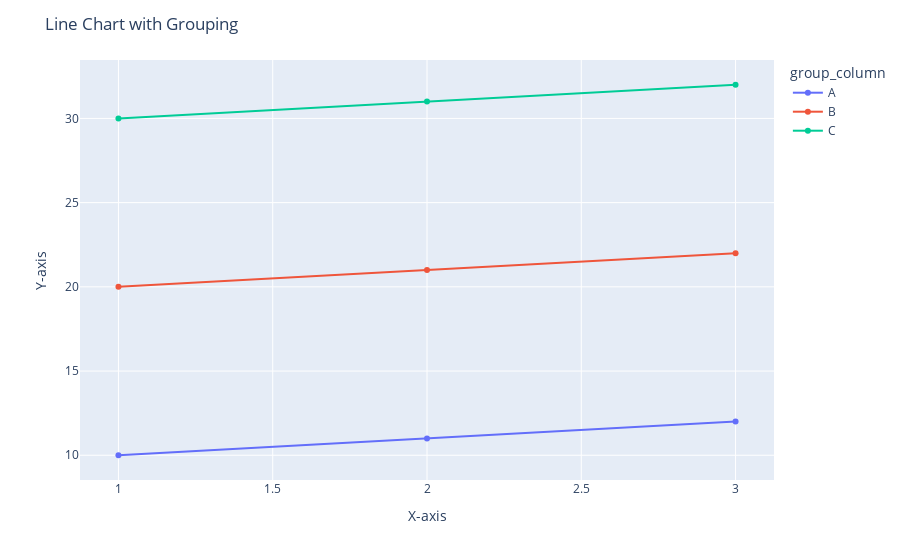

Source (notebook cell):
### Code cell
import plotly.express as px

# Sample DataFrame
# Replace this with your actual DataFrame
df = pd.DataFrame({
    'x': [1, 2, 3, 1, 2, 3, 1, 2, 3],
    'y': [10, 11, 12, 20, 21, 22, 30, 31, 32],
    'group_column': ['A', 'A', 'A', 'B', 'B', 'B', 'C', 'C', 'C']
})

# Create a line chart with grouping
fig = px.line(df, x='x', y='y', color='group_column', markers=True, line_group='group_column')

# Update layout if needed
fig.update_layout(title='Line Chart with Grouping', xaxis_title='X-axis', yaxis_title='Y-axis')

# Show the plot
fig.show()

### Figure 1 — Plotly figure (JSON) as saved in the notebook; plotly's stock layout.template omitted (floating-point values rounded to 4 significant figures)
{"data": [{"hovertemplate": "group_column=A<br>x=%{x}<br>y=%{y}<extra></extra>", "legendgroup": "A", "line": {"color": "#636efa", "dash": "solid"}, "marker": {"symbol": "circle"}, "mode": "lines+markers", "name": "A", "orientation": "v", "showlegend": true, "type": "scatter", "x": [1, 2, 3], "xaxis": "x", "y": [10, 11, 12], "yaxis": "y"}, {"hovertemplate": "group_column=B<br>x=%{x}<br>y=%{y}<extra></extra>", "legendgroup": "B", "line": {"color": "#EF553B", "dash": "solid"}, "marker": {"symbol": "circle"}, "mode": "lines+markers", "name": "B", "orientation": "v", "showlegend": true, "type": "scatter", "x": [1, 2, 3], "xaxis": "x", "y": [20, 21, 22], "yaxis": "y"}, {"hovertemplate": "group_column=C<br>x=%{x}<br>y=%{y}<extra></extra>", "legendgroup": "C", "line": {"color": "#00cc96", "dash": "solid"}, "marker": {"symbol": "circle"}, "mode": "lines+markers", "name": "C", "orientation": "v", "showlegend": true, "type": "scatter", "x": [1, 2, 3], "xaxis": "x", "y": [30, 31, 32], "yaxis": "y"}], "layout": {"legend": {"title": {"text": "group_column"}, "tracegroupgap": 0}, "margin": {"t": 60}, "title": {"text": "Line Chart with Grouping"}, "xaxis": {"anchor": "y", "domain": [0, 1], "title": {"text": "X-axis"}}, "yaxis": {"anchor": "x", "domain": [0, 1], "title": {"text": "Y-axis"}}}}
